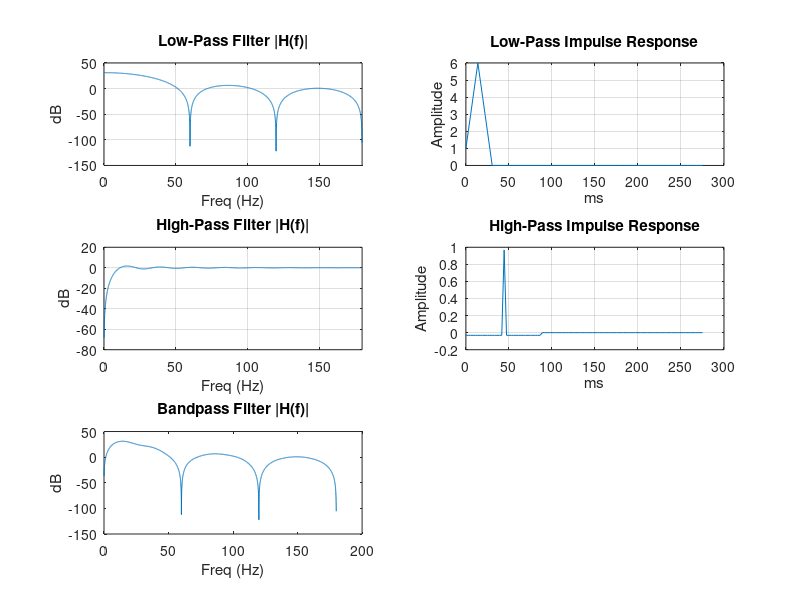

Here is the MATLAB script that generated this plot: (Note: this script raises an error after producing the figure.)
%% ============================================================
%  Pan-Tompkins Pre-Processing Stage: Transfer Function Analysis
%  Generates frequency response and time response for each filter.
%  Sampling Frequency: 360 Hz (MIT-BIH standard, no downsampling)
%% ============================================================

clear; clc; close all;

fs = 360;          % Sampling frequency in Hz (MIT-BIH database standard)
Ts = 1/fs;         % Sampling period in seconds
N  = 4096;         % FFT length for frequency resolution

%% ---------------------------------------------------------------
%  1. BANDPASS FILTER
%  Pan-Tompkins uses a cascade of:
%    Low-Pass  H_LP(z) = (1 - z^-6)^2 / (1 - z^-1)^2  [cutoff ~12 Hz]
%    High-Pass H_HP(z) = (-1/32 + delta(n-16) - z^-1 + (1/32)z^-32)
%  Combined BPF passes QRS energy band (~5–15 Hz).
%  Reference: Pan & Tompkins, IEEE TBME 1985.
%% ---------------------------------------------------------------

% --- Low-Pass Filter coefficients (difference equation form) ---
% H_LP: y[n] = 2y[n-1] - y[n-2] + x[n] - 2x[n-6] + x[n-12]
% Numerator: 1 - 2z^-6 + z^-12  => b_lp
% Denominator: 1 - 2z^-1 + z^-2  => a_lp
b_lp = zeros(1, 13);   % 13 taps (delays 0..12)
b_lp(1)  =  1;         % x[n]
b_lp(7)  = -2;         % -2x[n-6]
b_lp(13) =  1;         % x[n-12]

a_lp = [1, -2, 1];     % 1 - 2z^-1 + z^-2  (recursive part)

% --- High-Pass Filter coefficients ---
% H_HP: y[n] = y[n-1] - x[n]/32 + x[n-16] - x[n-17] + x[n-32]/32
% Numerator taps (length 33)
b_hp = zeros(1, 33);
b_hp(1)  = -1/32;      % -x[n]/32
b_hp(17) =  1;         % +x[n-16] (delay 16 => index 17)
b_hp(18) = -1;         % -x[n-17]
b_hp(33) =  1/32;      % +x[n-32]/32
a_hp = [1, -1];        % 1 - z^-1  (recursive part)

% --- Cascade to get BPF ---
b_bp = conv(b_lp, b_hp);   % Convolve numerators
a_bp = conv(a_lp, a_hp);   % Convolve denominators

% --- Frequency Response ---
[H_lp, f] = freqz(b_lp, a_lp, N, fs);   % LP frequency response
[H_hp, ~] = freqz(b_hp, a_hp, N, fs);   % HP frequency response
[H_bp, ~] = freqz(b_bp, a_bp, N, fs);   % BPF = LP * HP

% --- Impulse Response (time domain) ---
imp = [1, zeros(1, 511)];               % Unit impulse, 512 samples
h_lp = filter(b_lp, a_lp, imp);        % LP impulse response
h_hp = filter(b_hp, a_hp, imp);        % HP impulse response
h_bp = filter(b_bp, a_bp, imp);        % BPF impulse response
t    = (0:511) * Ts * 1000;            % Time axis in ms

figure('Name','Bandpass Filter Analysis','NumberTitle','off');

subplot(3,2,1);
plot(f, 20*log10(abs(H_lp)+eps));      % Magnitude in dB vs Hz
title('Low-Pass Filter |H(f)|'); xlabel('Freq (Hz)'); ylabel('dB');
grid on; xlim([0 fs/2]);

subplot(3,2,2);
plot(t(1:100), h_lp(1:100));           % First 100 samples of impulse resp
title('Low-Pass Impulse Response'); xlabel('ms'); ylabel('Amplitude');
grid on;

subplot(3,2,3);
plot(f, 20*log10(abs(H_hp)+eps));
title('High-Pass Filter |H(f)|'); xlabel('Freq (Hz)'); ylabel('dB');
grid on; xlim([0 fs/2]);

subplot(3,2,4);
plot(t(1:100), h_hp(1:100));
title('High-Pass Impulse Response'); xlabel('ms'); ylabel('Amplitude');
grid on;

subplot(3,2,5);
plot(f, 20*log10(abs(H_bp)+eps));
title('Bandpass Filter |H(f)|'); xlabel('Freq (Hz)'); ylabel('dB');
xline(5,'r--','5 Hz'); xline(15,'r--','15 Hz');  % QRS band markers
grid on; xlim([0 fs/2]);

subplot(3,2,6);
plot(t(1:100), h_bp(1:100));
title('Bandpass Impulse Response'); xlabel('ms'); ylabel('Amplitude');
grid on;

sgtitle('BPF Analysis (LP + HP Cascade) @ 360 Hz');

%% ---------------------------------------------------------------
%  2. DERIVATIVE FILTER
%  H_D(z) = (1/8Ts)[-z^-2 - 2z^-1 + 2z + z^2]  [Pan-Tompkins 1985]
%  In causal (delay-shifted) form (multiply by z^-2):
%  H_D(z) = (1/8Ts)[1 + 2z^-1 - 2z^-3 - z^-4]
%  This is a 5-point central difference approximator of the derivative.
%  Emphasises QRS slope (~10–25 Hz band).
%% ---------------------------------------------------------------

b_deriv = (1/(8*Ts)) * [1, 2, 0, -2, -1];  % Coefficients c0..c4
a_deriv = 1;                                 % FIR — no recursive part

[H_deriv, ~] = freqz(b_deriv, a_deriv, N, fs);   % Frequency response
h_deriv = filter(b_deriv, a_deriv, imp);           % Impulse response

% Ideal derivative for comparison: H_ideal = j*2*pi*f
H_ideal = 1j * 2 * pi * f;

figure('Name','Derivative Filter Analysis','NumberTitle','off');

subplot(2,2,1);
plot(f, abs(H_deriv));                          % Magnitude
hold on;
plot(f, abs(H_ideal),'r--');                    % Ideal magnitude
title('Derivative Filter Magnitude'); xlabel('Hz'); ylabel('|H|');
legend('Approx','Ideal'); grid on; xlim([0 fs/2]);

subplot(2,2,2);
plot(f, angle(H_deriv)*180/pi);                 % Phase in degrees
title('Phase Response'); xlabel('Hz'); ylabel('Degrees');
grid on; xlim([0 fs/2]);

subplot(2,2,3);
plot(t(1:20), h_deriv(1:20));                   % Short impulse response
title('Impulse Response'); xlabel('ms'); ylabel('Amplitude');
grid on;

subplot(2,2,4);
% Group delay to check linearity
[gd, f_gd] = grpdelay(b_deriv, a_deriv, N, fs);
plot(f_gd, gd);
title('Group Delay (samples)'); xlabel('Hz'); ylabel('Samples');
grid on; xlim([0 fs/2]);

sgtitle('Derivative Filter H_D(z) @ 360 Hz');

%% ---------------------------------------------------------------
%  3. MOVING WINDOW INTEGRATOR (MWI)
%  H_MWI(z) = (1/N) * sum_{k=0}^{N-1} z^-k  (rectangular window)
%  Window length N = 30 samples @ 360 Hz ≈ 83 ms
%  (Pan-Tompkins recommends ~150 ms for 200 Hz, scaled to 360 Hz)
%  Equivalent to: y[n] = (1/N)*[x[n] + x[n-1] + ... + x[n-N+1]]
%% ---------------------------------------------------------------

N_mwi = 30;                          % 30 samples ≈ 83 ms window @ 360 Hz
b_mwi = ones(1, N_mwi) / N_mwi;     % All-ones FIR, normalized by N
a_mwi = 1;                           % FIR — no feedback

[H_mwi, ~] = freqz(b_mwi, a_mwi, N, fs);   % Frequency response
h_mwi = filter(b_mwi, a_mwi, imp);           % Impulse response

figure('Name','Moving Window Integrator Analysis','NumberTitle','off');

subplot(2,2,1);
plot(f, 20*log10(abs(H_mwi)+eps));
title('MWI Magnitude (dB)'); xlabel('Hz'); ylabel('dB');
grid on; xlim([0 fs/2]);
% First null of MWI at fs/N_mwi
xline(fs/N_mwi,'r--',sprintf('Null @ %.1f Hz', fs/N_mwi));

subplot(2,2,2);
plot(f, angle(H_mwi)*180/pi);
title('MWI Phase Response'); xlabel('Hz'); ylabel('Degrees');
grid on; xlim([0 fs/2]);

subplot(2,2,3);
stem(0:N_mwi-1, h_mwi(1:N_mwi));
title(sprintf('Impulse Response (N=%d samples)', N_mwi));
xlabel('Sample'); ylabel('Amplitude'); grid on;

subplot(2,2,4);
[gd_mwi, f_gd] = grpdelay(b_mwi, a_mwi, N, fs);
plot(f_gd, gd_mwi);
title('Group Delay (samples)'); xlabel('Hz'); ylabel('Samples');
grid on; xlim([0 fs/2]);

sgtitle(sprintf('Moving Window Integrator (N=%d, ≈%.0f ms) @ 360 Hz', N_mwi, N_mwi*Ts*1000));

%% ---------------------------------------------------------------
%  4. LOW-PASS SMOOTHING FILTER (post-MWI)
%  Simple 2nd-order LP Butterworth to further smooth the envelope.
%  Cutoff at 8 Hz — removes residual high-freq noise post-integration.
%  H(z) obtained via bilinear transform of analog prototype.
%% ---------------------------------------------------------------

fc_lps = 8;                                           % Cutoff frequency (Hz)
[b_lps, a_lps] = butter(2, fc_lps/(fs/2), 'low');    % 2nd-order Butterworth LP

[H_lps, ~] = freqz(b_lps, a_lps, N, fs);
h_lps       = filter(b_lps, a_lps, imp);

% Print the transfer function coefficients for reference
fprintf('\n=== Low-Pass Smoothing Filter (Butterworth, fc=8 Hz) ===\n');
fprintf('b = ['); fprintf('%.6f ', b_lps); fprintf(']\n');
fprintf('a = ['); fprintf('%.6f ', a_lps); fprintf(']\n');

figure('Name','Low-Pass Smoothing Filter Analysis','NumberTitle','off');

subplot(2,2,1);
plot(f, 20*log10(abs(H_lps)+eps));
title('LP Smoothing Magnitude (dB)'); xlabel('Hz'); ylabel('dB');
xline(fc_lps,'r--','8 Hz cutoff'); grid on; xlim([0 fs/2]);

subplot(2,2,2);
plot(f, angle(H_lps)*180/pi);
title('Phase Response'); xlabel('Hz'); ylabel('Degrees');
grid on; xlim([0 fs/2]);

subplot(2,2,3);
plot(t(1:150), h_lps(1:150));
title('Impulse Response'); xlabel('ms'); ylabel('Amplitude');
grid on;

subplot(2,2,4);
zplane(b_lps, a_lps);
title('Pole-Zero Plot');

sgtitle('Low-Pass Smoothing Filter (Butterworth 8 Hz) @ 360 Hz');

%% ---------------------------------------------------------------
%  5. COMBINED PIPELINE OVERVIEW — all stages cascaded
%  Shows how ECG energy is shaped through the full preprocessing chain.
%% ---------------------------------------------------------------

% Cascade all stages (BPF -> Deriv -> MWI -> LPS)
% Note: squaring is nonlinear so it is excluded from linear cascade.
b_all = conv(conv(b_bp, b_deriv), conv(b_mwi, b_lps));
a_all = conv(conv(a_bp, a_deriv), conv(a_mwi, a_lps));

[H_all, ~] = freqz(b_all, a_all, N, fs);

figure('Name','Full Pipeline Frequency Response','NumberTitle','off');
plot(f, 20*log10(abs(H_all)+eps));
title('Cascaded Preprocessing Pipeline Frequency Response');
xlabel('Frequency (Hz)'); ylabel('Magnitude (dB)');
xline(5,'g--','5 Hz'); xline(15,'g--','15 Hz');
xline(fs/N_mwi,'r--',sprintf('MWI null %.1f Hz', fs/N_mwi));
grid on; xlim([0 fs/2]);
sgtitle('Full Pre-Processing Cascade @ 360 Hz');

fprintf('\nAll filter plots generated. Review each figure window.\n');
